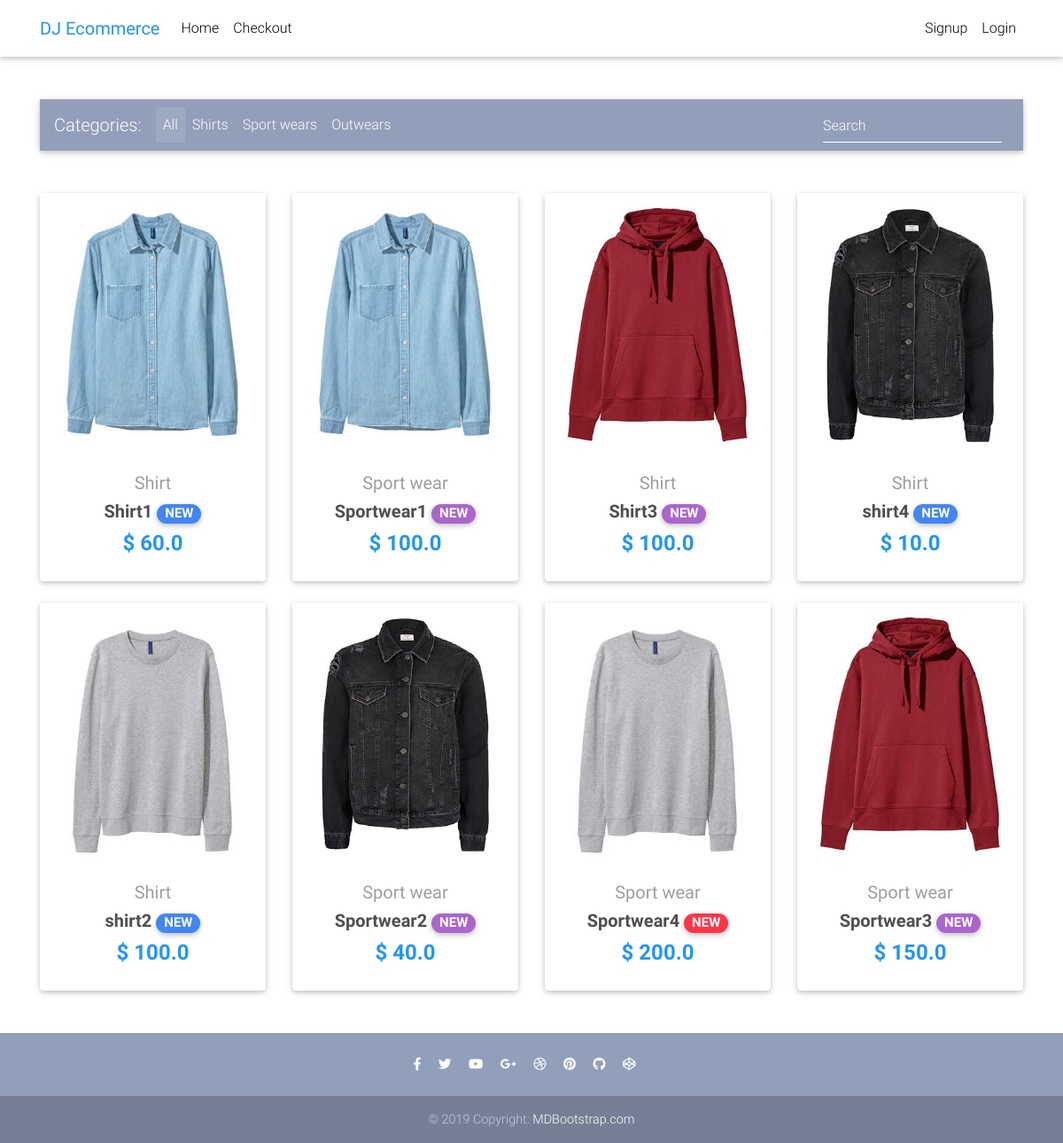
The page / on the database its author committed.
### core/models.py (models this page shows, shortened)
class Item(models.Model):
    title = models.CharField(max_length=100)
    category = models.CharField(choices=CATEGORY_CHOICES, max_length=2)
    label = models.CharField(choices=LABEL_CHOICES, max_length=1)
    slug = models.SlugField()
    price = models.FloatField()
    description = models.TextField(blank=True, null=True)
    discount_price = models.FloatField(blank=True, null=True)
    image = models.ImageField()
    def get_absolute_url(self):
        return reverse("core:product", kwargs={
            'slug':self.slug
        })

### core/views.py (the view)
# urls.py: path('', HomeView.as_view(), name='home'),
class HomeView(ListView):
    model = Item
    paginate_by=10
    template_name = 'home-page.html'

### templates/home-page.html (shortened to what this page needs)
{% extends "base.html" %}
{% block content %}
  <main class="pt-4">
    <div class="container">
      <nav class="navbar navbar-expand-lg navbar-dark mdb-color lighten-3 mt-3 mb-5">
        <span class="navbar-brand">Categories:</span>
        <div class="collapse navbar-collapse" id="basicExampleNav">
          <ul class="navbar-nav mr-auto">
            <li class="nav-item active">
              <a class="nav-link" href="#">All
              </a>
            </li>
            <li class="nav-item">
              <a class="nav-link" href="#">Shirts</a>
            </li>
            <li class="nav-item">
              <a class="nav-link" href="#">Sport wears</a>
            </li>
            <li class="nav-item">
              <a class="nav-link" href="#">Outwears</a>
            </li>
          </ul>
          <form class="form-inline">
            <div class="md-form my-0">
              <input class="form-control mr-sm-2" type="text" placeholder="Search" aria-label="Search">
            </div>
          </form>
        </div>
      </nav>
      <section class="text-center mb-4">
        <div class="row wow fadeIn">
          {% for item in object_list %}
          <div class="col-lg-3 col-md-6 mb-4">
            <div class="card">
              <div class="view overlay">
                <img src="{{item.image.url}}" class="card-img-top"
                  alt="">
              </div>
              <div class="card-body text-center">
                <a href="" class="grey-text">
                  <h5>{{item.get_category_display}}</h5>
                </a>
                <h5>
                  <strong>
                    <a href="" class="dark-grey-text">{{item.title}}
                      <span class="badge badge-pill {{item.get_label_display}}-color">NEW</span>
                    </a>
                  </strong>
                </h5>
                <h4 class="font-weight-bold blue-text">
                  <strong>$
                    {% if item.discount_price %}
                    {{item.discount_price}}
                    {% else %}
                    {{ item.price }}
                    {% endif %}
                  </strong>
                </h4>
              </div>
            </div>
          </div>
          {% endfor %}
        </div>
      </section>
    </div>
  </main>
{% endblock content %}

### templates/base.html (shortened to what this page needs)
{% load static %}
<!DOCTYPE html>
<html lang="en">
<head>
  <link rel="stylesheet" href="https://use.fontawesome.com/releases/v5.11.2/css/all.css">
  <link href="{% static 'css/bootstrap.min.css' %}" rel="stylesheet">
  <link href="{% static 'css/mdb.min.css' %}" rel="stylesheet">
  <link href="{% static 'css/style.min.css' %}" rel="stylesheet">
</head>
{% include "navbar.html" %}
<body>
<div class="mt-5 pt-4">
</div>
{% block content %}
{% endblock %}
{% include "footer.html" %}
</body>
</html>

### templates/navbar.html (shortened to what this page needs)
 {% load cart_template_tags %}
 <nav class="navbar fixed-top navbar-expand-lg navbar-light white scrolling-navbar mb-4">
    <div class="container">
      <a class="navbar-brand waves-effect" href="/">
        <strong class="blue-text">DJ Ecommerce</strong>
      </a>
      <div class="collapse navbar-collapse" id="navbarSupportedContent">
        <ul class="navbar-nav mr-auto">
          <li class="nav-item">
            <a class="nav-link waves-effect" href="/">Home
            </a>
          </li>
          <li class="nav-item">
            <a class="nav-link waves-effect" href="/checkout/">Checkout</a>
          </li>
        </ul>
        <ul class="navbar-nav nav-flex-icons">
        {% if request.user.is_authenticated %}
          <li class="nav-item">
            <a href="{% url 'core:order-summary' %}" class="nav-link waves-effect">
              <span class="badge red z-depth-1 mr-1">{{request.user | cart_item_count }}</span>
              <i class="fas fa-shopping-cart"></i>
              <span class="clearfix d-none d-sm-inline-block"> Cart </span>
            </a>
          </li>
          <li class="nav-item">
            <a href="{% url 'account_logout' %}" class="nav-link border border-light rounded waves-effect">
                <span class="clearfix d-none d-sm-inline-block">Logout</span>
            </a>
          </li>
          {% else %}
          <li class="nav-item">
            <a class="nav-link waves-effect" href="{% url 'account_signup' %}">
              <span class="clearfix d-none d-sm-inline-block"> Signup </span>
            </a>
          </li>
          <li class="nav-item">
            <a class="nav-link waves-effect" href="{% url 'account_login' %}">
                <span class="clearfix d-none d-sm-inline-block"> Login </span>
            </a>
          </li>
        {% endif %}
        </ul>
      </div>
    </div>
  </nav>

### templates/footer.html
  <footer class="page-footer text-center font-small mt-4 wow fadeIn">
    <hr class="my-4">
    <div class="pb-4">
      <a href="https://www.facebook.com/mdbootstrap" target="_blank">
        <i class="fab fa-facebook-f mr-3"></i>
      </a>
      <a href="https://twitter.com/MDBootstrap" target="_blank">
        <i class="fab fa-twitter mr-3"></i>
      </a>
      <a href="https://www.youtube.com/watch?v=7MUISDJ5ZZ4" target="_blank">
        <i class="fab fa-youtube mr-3"></i>
      </a>
      <a href="https://plus.google.com/u/0/b/107863090883699620484" target="_blank">
        <i class="fab fa-google-plus-g mr-3"></i>
      </a>
      <a href="https://dribbble.com/mdbootstrap" target="_blank">
        <i class="fab fa-dribbble mr-3"></i>
      </a>
      <a href="https://pinterest.com/mdbootstrap" target="_blank">
        <i class="fab fa-pinterest mr-3"></i>
      </a>
      <a href="https://github.com/mdbootstrap/bootstrap-material-design" target="_blank">
        <i class="fab fa-github mr-3"></i>
      </a>
      <a href="http://codepen.io/mdbootstrap/" target="_blank">
        <i class="fab fa-codepen mr-3"></i>
      </a>
    </div>
    <div class="footer-copyright py-3">
      © 2019 Copyright:
      <a href="https://mdbootstrap.com/education/bootstrap/" target="_blank"> MDBootstrap.com </a>
    </div>
  </footer>

### templates/scripts.html (shortened to what this page needs)
{% load static %}

### templates/base.html (style rules this page uses)
html, body, header, .carousel { height: 60vh; }

### rows shown on the page
Item: image (picture), category "Shirt", title "Shirt1", discount_price "60.0"
Item: image (picture), category "Sport wear", title "Sportwear1", price "100.0"
Item: image (picture), category "Shirt", title "Shirt3", price "100.0"
Item: image (picture), category "Shirt", title "shirt4", discount_price "10.0"
Item: image (picture), category "Shirt", title "shirt2", price "100.0"
Item: image (picture), category "Sport wear", title "Sportwear2", discount_price "40.0"
Item: image (picture), category "Sport wear", title "Sportwear4", price "200.0"
Item: image (picture), category "Sport wear", title "Sportwear3", price "150.0"
